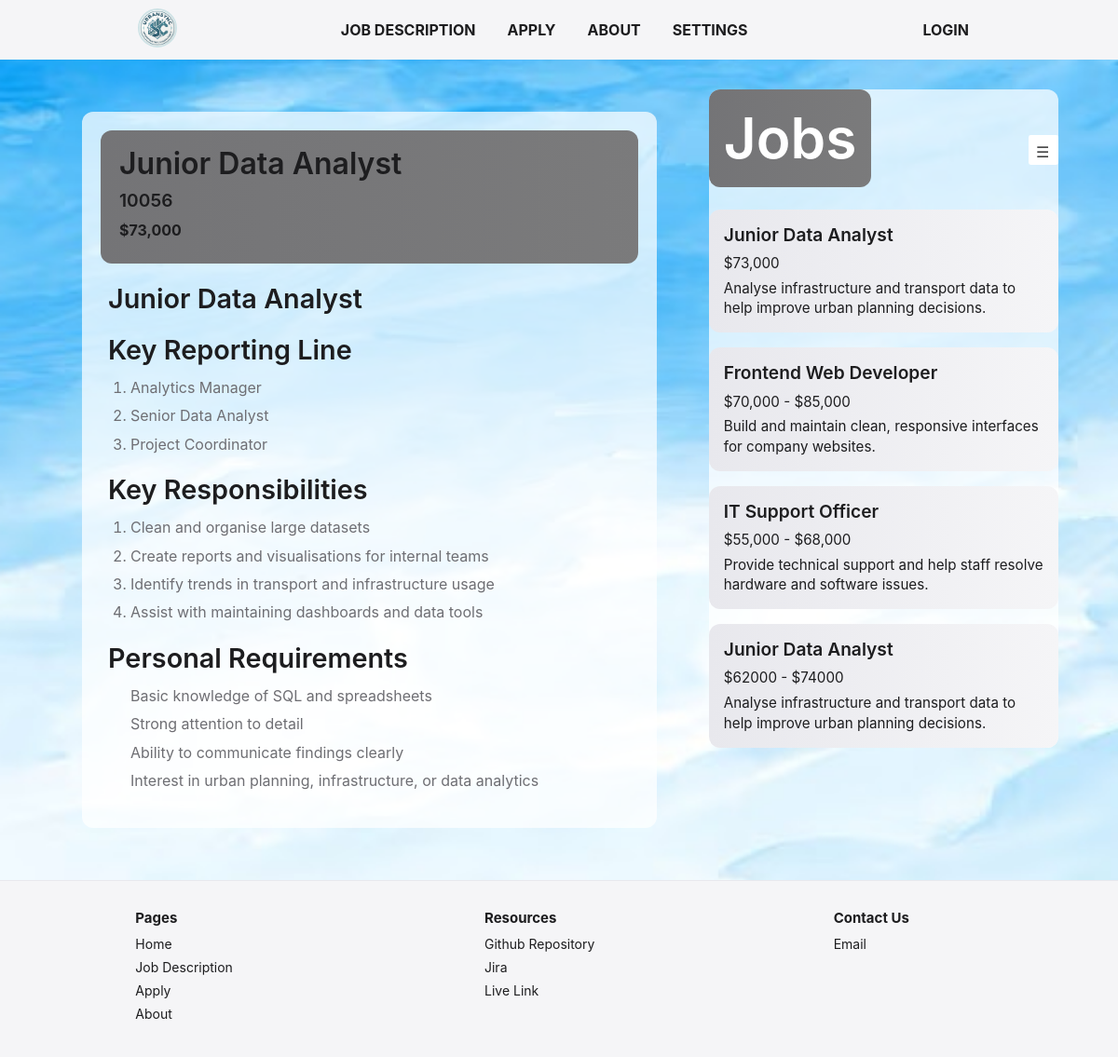
/jobs.php, run on the app's committed database.
### tables this page shows
CREATE TABLE `opened_jobs` (
  `reference_number` int(11) NOT NULL,
  `title` varchar(100) NOT NULL,
  `short_description` varchar(1000) NOT NULL,
  `salary` varchar(20) NOT NULL,
  `reporting_line` varchar(2000) NOT NULL,
  `responsobilities` varchar(2000) NOT NULL,
  `requirements` varchar(2000) NOT NULL
);

### jobs.php (the view, shortened to what this page needs)
<?php
require_once './settings.php';
if (isset($_GET["ref"])) {
    $selected_ref = intval($_GET["ref"]);
    $content_sql = "SELECT * FROM opened_jobs
                    WHERE reference_number = $selected_ref
                    LIMIT 1";
} else {
    $content_sql = "SELECT * FROM opened_jobs LIMIT 1";
}
$content_result = mysqli_query($conn, $content_sql);
$side_sql = "SELECT * FROM opened_jobs";
$side_result = mysqli_query($conn, $side_sql);
$job_content = mysqli_fetch_assoc($content_result);
?>
<!DOCTYPE html>
<html lang="en">
<head>
    <link rel="stylesheet" href="./styles/style.css">
    <link rel="stylesheet" href="https://cdnjs.cloudflare.com/ajax/libs/font-awesome/4.7.0/css/font-awesome.min.css">
</head>
<body id="JobsPage">
    <?php include "header.inc"; ?>
    <div class="jobs-layout">
        <aside id="JobNav">
            <div id="JobNavHeader">
                <h1 style="color:white;">Jobs</h1>
                <label for="JobNavToggle" class="JobNavToggleButton">☰</label>
            </div>
            <div class="JobContainer">
                <?php while ($jobrow = mysqli_fetch_assoc($side_result)) { ?>
                    <a href="jobs.php?ref=<?php echo htmlspecialchars($jobrow["reference_number"]); ?>">
                        <section class="JobSection">
                            <h2>
                                <?php
                                echo htmlspecialchars($jobrow["title"])
                                ?>
                            </h2>
                            <p>
                                <?php
                                $salary = explode("^", $jobrow["salary"]);
                                echo ("$" . htmlspecialchars($salary[0]));
                                if (isset($salary[1])) {
                                    echo ("  - $" . htmlspecialchars($salary[1]));
                                }
                                ?>
                            </p>
                            <p>
                                <?php
                                echo htmlspecialchars($jobrow["short_description"]);
                                ?>
                            </p>
                        </section>
                    </a>
                <?php } ?>
            </div>
        </aside>
        <main id="JobContent">
            <article id="JobArticle">
                <section id="JobTitle">
                    <h2>
                        <?php
                        echo htmlspecialchars($job_content["title"])
                        ?>
                    </h2>
                    <h3>
                        <?php
                        echo htmlspecialchars($job_content["reference_number"])
                        ?>
                    </h3>
                    <p>
                        <?php
                        $salary = explode("^", $job_content["salary"]);
                        echo ("$" . htmlspecialchars($salary[0]));
                        ?>
                    </p>
                </section>
                <section id="JobInfo">
                    <h2>
                        <?php
                        echo htmlspecialchars($job_content["title"]);
                        ?>
                    </h2>
                    <h2>Key Reporting Line</h2>
                    <ol id="JobReportingLine">
                        <?php
                        $reporting_line = explode("^", $job_content["reporting_line"]);
                        foreach ($reporting_line as $rep) {
                            echo ("<li>" . htmlspecialchars($rep) . "</li>");
                        }
                        ?>
                    </ol>
                    <h2>Key Responsibilities</h2>
                    <ol id="JobResponsobilities">
                        <?php
                        $responsobilities = explode("^", $job_content["responsobilities"]);
                        foreach ($responsobilities as $res) {
                            echo ("<li>" . htmlspecialchars($res) . "</li>");
                        }
                        ?>
                    </ol>
                    <h2>Personal Requirements</h2>
                    <ul id="JobPersonalRequirements">
                        <?php
                        $requirements = explode("^", $job_content["requirements"]);
                        foreach ($requirements as $req) {
                            echo ("<li>" . htmlspecialchars($req) . "</li>");
                        }
                        ?>
                    </ul>
                </section>
            </article>
        </main>
    </div>
    <?php include "footer.inc" ?>
</body>
</html>

### styles/style.css (style rules this page uses)
:root:has(.switch input:not(:checked)) { --fs-h1: clamp(3rem, 1.524vw + 2.629rem, 4rem); --fs-h2: clamp(2rem, 1.143vw + 1.554rem, 2.75rem); --fs-h3: clamp(1.5rem, 0.762vw + 1.203rem, 1.75rem); --fs-body: 21px; --fs-body-line-height: 24px; --bg-main: #ffffff; --bg-secondary: #f5f5f7; --bg-tertiary: #e8e8ed; --accent: #088395; --accent-hover: #09637e; --text-main: #1d1d1f; --text-secondary: #6e6e73; --main-font: "SF Pro Text", "SF Pro Icons", "Helvetica Neue", Helvetica, Arial, sans-serif; --opacity-layer: rgba(255, 255, 255, 0.72); --index-searchbar: rgba(232, 232, 237, 0.72); --shadow: rgba(0, 0, 0, 0.08); --bg-img: url("../styles/images/index-bg.jpeg"); }
* { margin: 0; padding: 0; box-sizing: border-box; font-family: var(--main-font); }
body { background-color: var(--bg-main); }
h1, h2, h3, h4, h5, h6 { font-weight: 600; color: var(--text-main); }
h1 { font-size: var(--fs-h1); }
h2 { font-size: var(--fs-h2); }
h3 { font-size: var(--fs-h3); }
p { color: var(--text-main); font-size: var(--fs-body); line-height: var(--fs-body-line-height); }
ul { list-style-type: none; }
li { font-family: var(--main-font); font-size: 12px; }
a { text-decoration: none; color: var(--text-main) }
body:has(.menu-toggle-input:not(:checked)) { overflow: auto; }
#JobsPage { background-image: var(--bg-img); background-repeat: no-repeat; background-attachment: fixed; background-size: cover; background-position: center; background-color: var(--bg-main); }
#JobNav { float: right; width: 26rem; max-width: 35%; min-width: 18rem; margin-left: 2rem; background-color: var(--opacity-layer); border-radius: 0.75rem; }
#JobNav h1 { margin: 0 0 1.5rem 0; padding: 1rem; text-align: center; color: var(--text-secondary); background-image: linear-gradient(to right, color-mix( in srgb , var(--bg-tertiary), black), color-mix( in srgb, var(--bg-secondary), black)); border-radius: 0.75rem; }
.JobContainer { display: flex; flex-direction: column; gap: 1rem; max-height: calc(100vh - 13rem); overflow-y: auto; }
.JobContainer a { text-decoration: none; }
.JobSection { padding: 1rem; border-radius: 0.75rem; transition: background-image 0.25s ease, transform 0.25s ease; background-image: linear-gradient(to right, var(--bg-tertiary), var(--bg-secondary)); }
.JobSection p { margin: 0.35rem 0 0 0; line-height: 1.4; }
#JobContent { overflow: hidden; padding: 1.5rem; }
#JobArticle { background-color: var(--opacity-layer); border-radius: 0.75rem; padding: 1.25rem; border-color: var(--bg-tertiary); }
#JobTitle { margin: 0 0 1.25rem 0; padding: 1rem 1.25rem; background-image: linear-gradient(to right, color-mix( in srgb , var(--bg-tertiary), black), color-mix( in srgb, var(--bg-secondary), black)); border-radius: 0.75rem; color: var(--text-main); }
#JobTitle h2, #JobTitle h3, #JobTitle p { margin: 0 0 0.5rem 0; }
#JobTitle p { font-weight: bold; }
#JobInfo { padding: 0 0.5rem; color: var(--text-secondary); }
#JobInfo h2 { margin-top: 1.25rem; margin-bottom: 0.75rem; color: var(--text-main); }
#JobReportingLine, #JobResponsobilities, #JobPersonalRequirements { margin: 0 0 1.25rem 0; padding-left: 1.5rem; }
#JobReportingLine li, #JobResponsobilities li, #JobPersonalRequirements li { margin-bottom: 0.5rem; line-height: 1.4; }
#JobNavHeader { display: flex; align-items: center; justify-content: space-between; }
.JobNavToggleButton { border-radius: .15rem; background: white; width: 2rem; height: 2rem; padding: 0.5rem 0.5rem; color: rgb(59, 59, 59); cursor: pointer; }
.jobs-layout { width: 100%; max-width: none; margin: 0; padding: 2rem 4rem; }
.jobs-layout::after { content: ""; display: block; clear: both; }
.JobSection h2 { font-size: 1.2rem; margin-bottom: 0.5rem; line-height: 1.2; }
.JobSection p { font-size: 0.95rem; line-height: 1.4; }
#JobTitle h2 { font-size: 2rem; }
#JobTitle h3 { font-size: 1.2rem; }
#JobTitle p { font-size: 1rem; }
#JobInfo h2 { font-size: 1.8rem; }
#JobInfo li { font-size: 1rem; }

### data on the page
opened_jobs: title "Junior Data Analyst", salary "73,000", short_description "Analyse infrastructure and transport data to help improve urban planning decisions.", reference_number "10056", reporting_line "Analytics Manager", reporting_line "Senior Data Analyst", reporting_line "Project Coordinator", responsobilities "Clean and organise large datasets", responsobilities "Create reports and visualisations for internal teams", responsobilities "Identify trends in transport and infrastructure usage", responsobilities "Assist with maintaining dashboards and data tools", requirements "Basic knowledge of SQL and spreadsheets", requirements "Strong attention to detail", requirements "Ability to communicate findings clearly", requirements "Interest in urban planning, infrastructure, or data analytics"
opened_jobs: title "Frontend Web Developer", salary "70,000", salary "85,000", short_description "Build and maintain clean, responsive interfaces for company websites."
opened_jobs: title "IT Support Officer", salary "55,000", salary "68,000", short_description "Provide technical support and help staff resolve hardware and software issues."
opened_jobs: title "Junior Data Analyst", salary "62000", salary "74000", short_description "Analyse infrastructure and transport data to help improve urban planning decisions."
